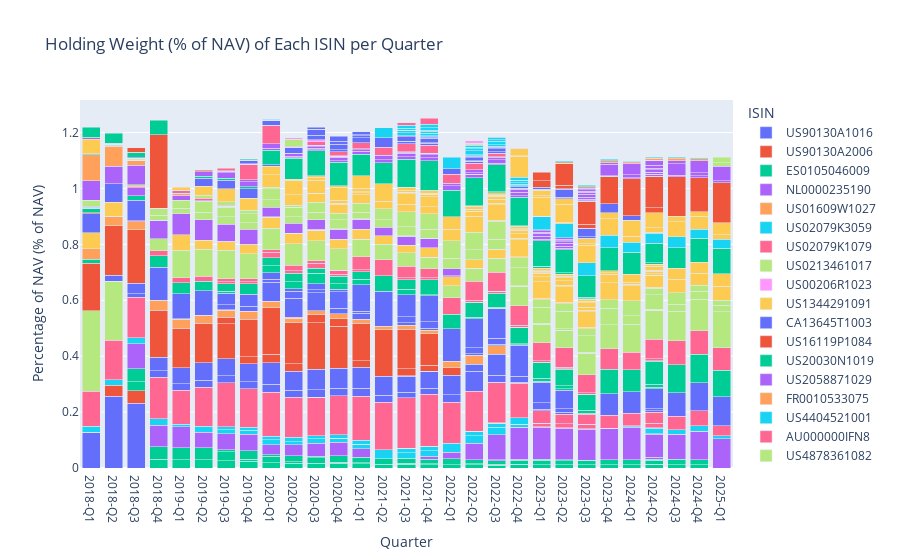

The code cell stored with this chart in its notebook:
### Code cell
create_stacked_bar_chart(portfolio_df, '% of NAV')
